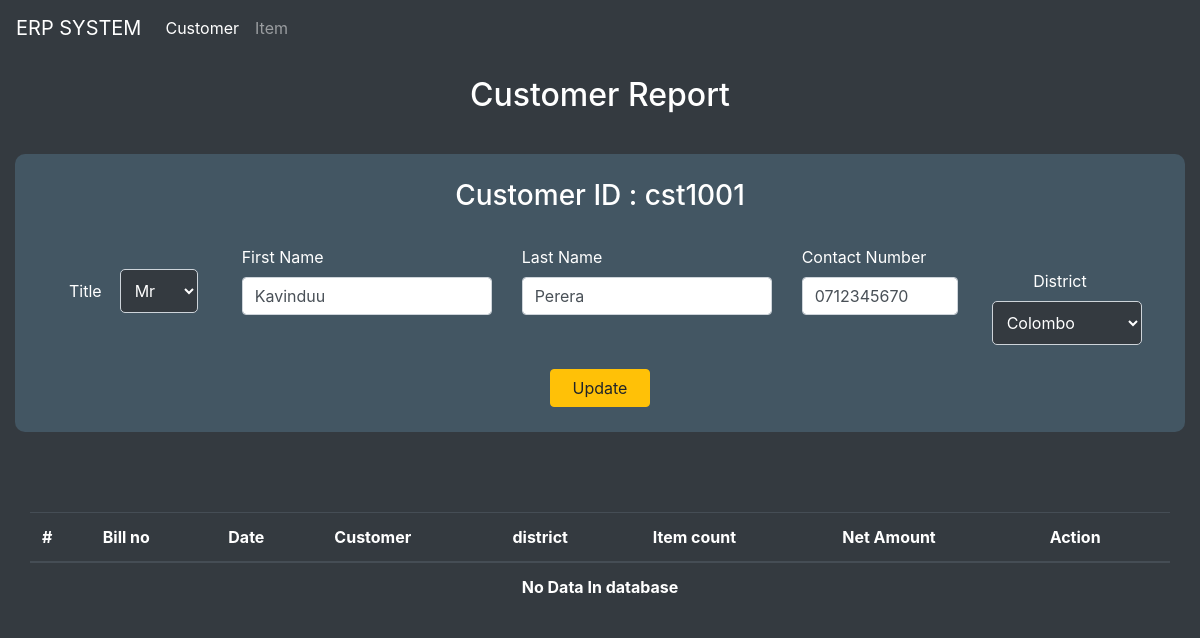
Page /Web/customerEdit.php?edit=cst1001 on the earlier database version.
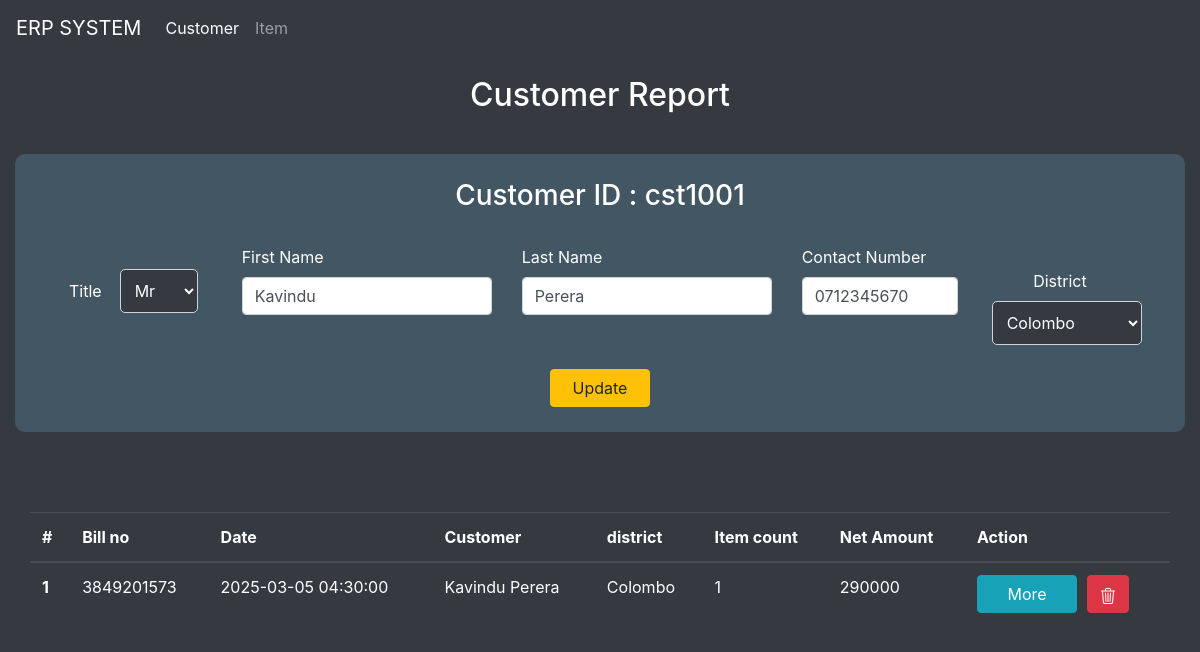
Same page on the later database version.
### tables this page shows
CREATE TABLE `customers` (
  `id` varchar(10) NOT NULL,
  `title` varchar(5) NOT NULL,
  `firstName` varchar(20) NOT NULL,
  `lastName` varchar(20) NOT NULL,
  `contact` varchar(10) NOT NULL,
  `district` varchar(20) NOT NULL,
  `timeStamp` timestamp NOT NULL DEFAULT current_timestamp()
);

CREATE TABLE `bill` (
  `billNo` varchar(10) NOT NULL,
  `itemCode` varchar(10) NOT NULL,
  `id` varchar(10) NOT NULL,
  `unitCount` int(5) NOT NULL,
  `netPrice` decimal(10,0) NOT NULL,
  `timeStamp` timestamp NOT NULL DEFAULT current_timestamp()
);

### Web/customerEdit.php (the view, shortened to what the changed rows need)
<!doctype html>
<html lang="en">
<head>
  <link rel="stylesheet" href="./style.css">
  <link rel="stylesheet" href="https://cdn.jsdelivr.net/npm/bootstrap@4.6.2/dist/css/bootstrap.min.css">
</head>
<body class="bg-dark text-white">
  <?php
  require_once './lib/idGeneratorUser.php';
  ?>
  <div class="container-fluid">
    <center>
      <h2 style="margin: 20px;">Customer Report</h2>
    </center>
    <div class="container-fluid" style="margin-top: 40px;">
      <form method="post">
        <div class="row justify-content-center" style="background-color: #435663; padding: 25px; border-radius: 10px;">
          <?php
          if (isset($_GET['edit'])) {
            $editId = $_GET['edit'];
            $sql_get = "SELECT * FROM `customers` WHERE `id` = '$editId';";
            $result_get = mysqli_query($Connector, $sql_get);
            $stat = "selected";
            if ($row_get = mysqli_fetch_array($result_get)) {
              $id = $row_get['id'];
              $editTitle = $row_get['title'];
              $editFname = $row_get['firstName'];
              $editLname = $row_get['lastName'];
              $editContact = $row_get['contact'];
              $editDistrict = $row_get['district'];
          ?>
              <div class="col-12 col-sm-12 col-md-12 col-lg-12 col-xl-12 mb-4">
                <center>
                  <h3 for="exampleInputTEXT1">Customer ID : <?php echo $id; ?></h3>
                </center>
              </div>
              <div class="col-12 col-sm-11 col-md-6 col-lg-2 col-xl-2 mt-4">
                <center>
                  <label for="exampleInputTEXT1">Title</label>
                  <select name="title" id="title" class="dropdown" style="padding: 10px; border-radius: 5px; background-color: #343a40; color: white; border: 1px solid #ced4da;">
                    <option value="Mr" <?php if ($editTitle == 'Mr') {
                                          echo $stat;
                                        } ?>>Mr</option>
                  </select>
                </center>
              </div>
              <div class="col-12 col-sm-11 col-md-6 col-lg-3 col-xl-3">
                <label for="exampleInputTEXT1">First Name</label>
                <input type="text" class="form-control" name="fname" id="fname" placeholder="Jhone" value="<?php echo $editFname; ?>" required>
              </div>
              <div class="col-12 col-sm-11 col-md-6 col-lg-3 col-xl-3">
                <label for="exampleInputTEXT1">Last Name</label>
                <input type="text" class="form-control" name="lname" id="lname" placeholder="Wick" value="<?php echo $editLname; ?>" required>
              </div>
              <div class="col-12 col-sm-11 col-md-6 col-lg-2 col-xl-2">
                <label for="exampleInputTEXT1">Contact Number</label>
                <input type="text" class="form-control" name="contact" id="contact" placeholder="0771234567" value="<?php echo $editContact; ?>" required>
              </div>
              <div class="col-12 col-sm-11 col-md-6 col-lg-2 col-xl-2 mt-4">
                <center>
                  <label for="exampleInputTEXT1">District</label>
                  <select required name="district" id="district" class="dropdown"
                    style="padding: 10px; border-radius: 5px; background-color: #343a40; color: white; border: 1px solid #ced4da;">
                    <option value="Colombo" <?php if ($editDistrict == 'Colombo') {
                                              echo $stat;
                                            } ?>>Colombo</option>
                  </select>
                </center>
              </div>
              <div class="col-12 col-sm-10 col-md-10 col-lg-10 col-xl-10 mt-4">
                <center>
                  <button type="submit" class="btn btn-warning" style="width: 100px;" name="updateUser">Update</button>
                </center>
              </div>
          <?php
            }
          }
          ?>
        </div>
      </form>
    </div>
    <div class="container-fluid table-responsive" style="margin-top: 80px; margin-bottom: 50px;">
      <table class="table table-hover table-dark">
        <thead class="sticky-top bg-dark">
          <tr>
            <th scope="col">#</th>
            <th scope="col">Bill no</th>
            <th scope="col">Date</th>
            <th scope="col">Customer</th>
            <th scope="col">district</th>
            <th scope="col">Item count</th>
            <th scope="col">Net Amount</th>
            <th scope="col">Action</th>
          </tr>
        </thead>
        <tbody>
          <?php
          $sql = "SELECT b.billNo, b.timeStamp AS date, CONCAT(c.firstName, ' ', c.lastName) AS customer, c.id,c.district, COUNT(b.itemCode) AS itemCount, SUM(b.netPrice) AS netAmount FROM bill b JOIN customers c ON b.id = c.id JOIN items i ON b.itemCode = i.itemCode WHERE c.id='$id' GROUP BY b.billNo, b.timeStamp, c.firstName, c.lastName, c.district ORDER BY b.timeStamp DESC;";
          $result = mysqli_query($Connector, $sql);
          $i = 0;
          while ($row = mysqli_fetch_array($result)) {
            $i++;
            $billNo  = $row['billNo'];
            $timeStamp = $row['date'];
            $customer = $row['customer'];
            $district = $row['district'];
            $unitCount = $row['itemCount'];
            $netPrice = $row['netAmount'];
          ?>
            <tr>
              <th scope="row"><?php echo $i; ?></th>
              <td scope="row"><?php echo $billNo; ?></td>
              <td scope="row"><?php echo $timeStamp; ?></td>
              <td scope="row"><?php echo $customer; ?></td>
              <td scope="row"><?php echo $district; ?></td>
              <td scope="row"><?php echo $unitCount; ?></td>
              <td scope="row"><?php echo $netPrice; ?></td>
              <td>
                <a href="itemEdit.php?edit=<?php echo $itemCode; ?>">
                  <button type="submit" class="btn btn-info" name="update" style="margin-right: 5px; width: 100px;">More</button>
                </a>
                <a href="./lib/Action.php?del=<?php echo $id; ?>">
                  <button type="button" class="btn btn-danger">
                  </button></a>
              </td>
            </tr>
          <?php
          }
          if ($i < 1) {
          ?>
            <tr>
              <th scope="row" colspan="8">
                <center>No Data In database
                </center>
              </th>
            </tr>
          <?php
          }
          ?>
        </tbody>
      </table>
    </div>
  </div>
</body>
</html>

Differences in the rows shown:
changed customers "cst1001": fname "Kavinduu" → "Kavindu"
added bill: billNo "3849201573", timeStamp "2025-03-05 04:30:00", customer "Kavindu Perera", customers.district "Colombo", unitCount "1", netPrice "290000"
Other differences:
text no longer shown: "No Data In database"
